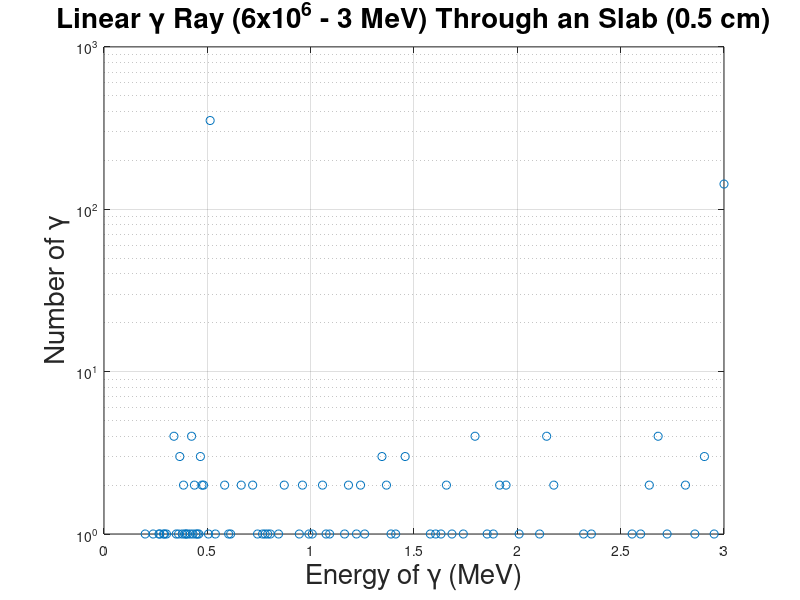

Write MATLAB code to recreate this figure.
clc;
clear all;

% Constants and parameters
ro = 19.3; % CZT density (g/cm^3)
Eo = 3; % Initial energy (MeV)
N = 6e3; % Number of particles
M = 500; % Number of steps for energy distribution
L = 5; % Material thickness (cm)

% Energy distribution range
Edisp = logspace(-3, log10(Eo), M)';

% Starting values
Eleak = zeros(M, 1);
leak = 0; pair = 0; comp = 0; foto = 0; unc = 0;

% Install the absorption coefficient data
mu = load('W_mu.txt');

% Monte Carlo simulation
for b = 1:N
    E = Eo;
    u = 2;
    
    % Calculate the initial absorption coefficient
    k = find(mu(:,1) >= E, 1) - 1;
    mutot0 = interp1(mu(k:k+1,1), mu(k:k+1,5), E) * ro;
    l = -log(rand) / mutot0;
    
    if l > L
        unc = unc + 1;
    end
    
    while u > 1
        k = find(mu(:,1) >= E, 1) - 1;
        mutot = interp1(mu(k:k+1,1), mu(k:k+1,5), E) * ro;
        muc = interp1(mu(k:k+1,1), mu(k:k+1,2), E) * ro;
        muf = interp1(mu(k:k+1,1), mu(k:k+1,3), E) * ro;
        mup = interp1(mu(k:k+1,1), mu(k:k+1,4), E) * ro;
        
        d = l - log(rand) / mutot;
        
        if d < L && d > 0
            p = rand;
            pc = muc / (mup + muc + muf);
            pf = muf / (mup + muc + muf);
            
            if p <= pc
                comp = comp + 1;
                E = E / (1 + (E / 0.511) * (1 - rand));
            elseif p <= pc + pf
                foto = foto + 1;
                E = 0;
            else
                pair = pair + 1;
                E = 0.511;
                d2 = d - log(rand) / mutot;
                
                while E > 0
                    k = find(mu(:,1) >= E, 1) - 1;
                    mutot = interp1(mu(k:k+1,1), mu(k:k+1,5), E) * ro;
                    muc = interp1(mu(k:k+1,1), mu(k:k+1,2), E) * ro;
                    muf = interp1(mu(k:k+1,1), mu(k:k+1,3), E) * ro;
                    mup = interp1(mu(k:k+1,1), mu(k:k+1,4), E) * ro;
                    
                    d2 = d2 - log(rand) / mutot;
                    
                    if d2 < L && d2 > 0
                        p = rand;
                        pc = muc / (mup + muc + muf);
                        pf = muf / (mup + muc + muf);
                        
                        if p <= pc
                            comp = comp + 1;
                            E = E / (1 + (E / 0.511) * (1 - rand));
                        elseif p <= pc + pf
                            foto = foto + 1;
                            E = 0;
                        else
                            pair = pair + 1;
                            E = 0.511;
                            d2 = d2 - log(rand) / mutot;
                        end
                    else
                        u = 1;
                        leak = leak + 1;
                        h = find(Edisp >= E, 1);
                        Eleak(h) = Eleak(h) + 1;
                        break;
                    end
                    
                    if E < 1e-3
                        break;
                    end
                end
            end
        else
            u = 1;
            leak = leak + 1;
            h = find(Edisp >= E, 1);
            Eleak(h) = Eleak(h) + 1;
        end
        
        if E < 1e-3
            break;
        end
    end
end

% Calculation and viewing results
Eleak(M) = unc;
D = Eleak .* Edisp;
Dtot = sum(D);
Dunc = D(M);
B_dose = Dtot / Dunc;
B_flux = leak / unc;
uteo = N * exp(-mutot0 * L);
error = abs(uteo - unc) / unc * 100;

disp(['Number of particle: ', num2str(N)]);
disp(['Number of collision: ', num2str(comp)]);
disp(['Photoelectric events: ', num2str(foto)]);
disp(['Pair production: ', num2str(pair)]);
disp(['All leak: ', num2str(leak)]);
disp(['Uncollision leak: ', num2str(unc)]);
disp(['Theoritical uncollision: ', num2str(round(uteo))]);
disp(['Relative error (%): ', num2str(error)]);
disp(['Dose Buildup Factor: ', num2str(B_dose)]);
disp(['Flux Buildup Factor: ', num2str(B_flux)]);

% Grafiği çizdirme
figure;
non_zero_indices = Eleak > 0;
plot(Edisp(non_zero_indices), Eleak(non_zero_indices), 'o');
set(gca, 'YScale', 'log');
xlabel('Energy of \gamma (MeV)','fontsize',20),
ylabel('Number of \gamma','fontsize',20),
title('Linear \gamma Ray (6x10^6 - 3 MeV) Through an Slab (0.5 cm)','fontsize',20)
grid on
disp('===== Program Bitti =====');
